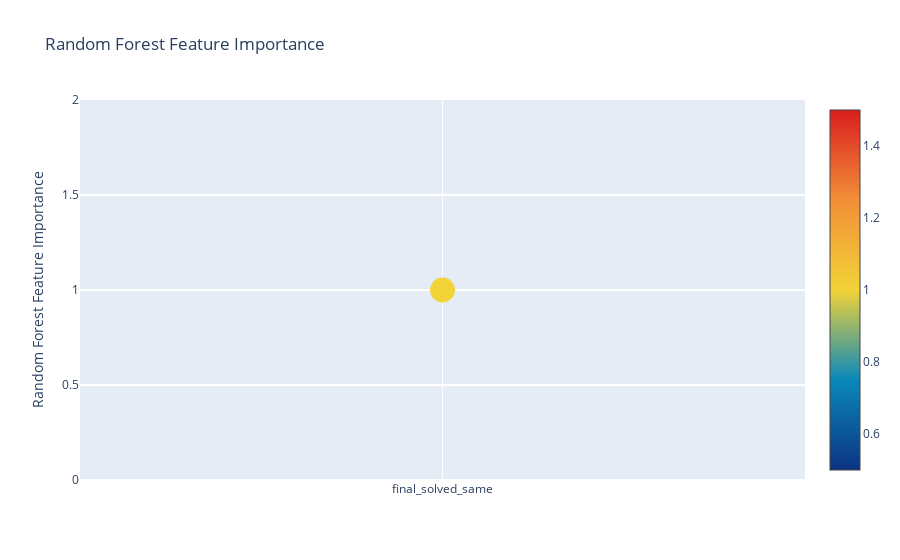
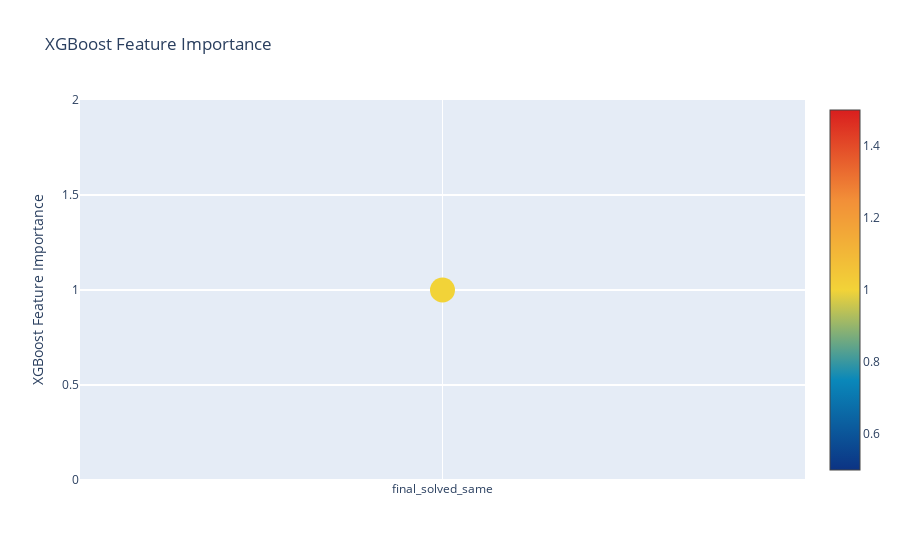
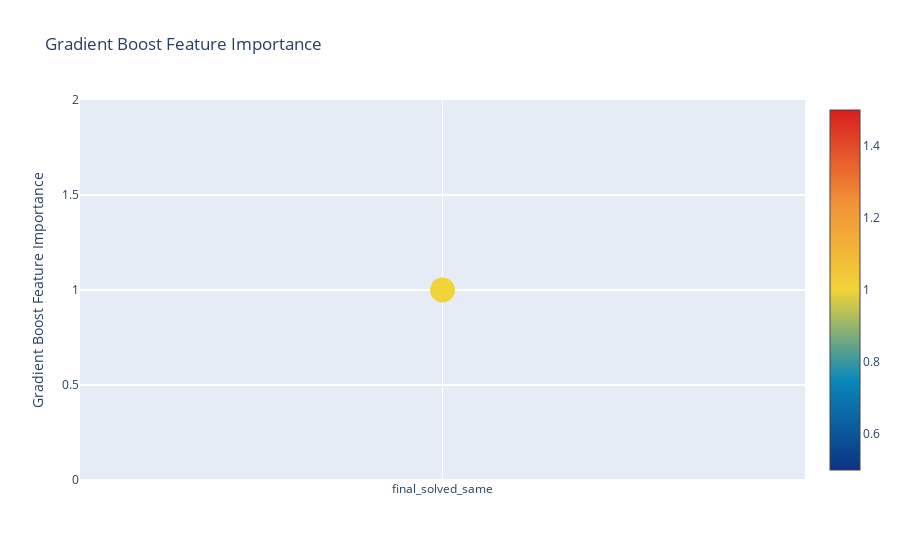

The code cell stored with these charts, in order, in its notebook:
### Code cell
show_feature_importance(random_forest, "Random Forest")
show_feature_importance(xgboost, "XGBoost")
show_feature_importance(gradient_boost, "Gradient Boost")

### Figure 1 — Plotly figure (JSON) as saved in the notebook; plotly's stock layout.template omitted (floating-point values rounded to 4 significant figures)
{"data": [{"marker": {"color": [1], "colorscale": [[0, "rgb(12,51,131)"], [0.25, "rgb(10,136,186)"], [0.5, "rgb(242,211,56)"], [0.75, "rgb(242,143,56)"], [1, "rgb(217,30,30)"]], "showscale": true, "size": 25, "sizemode": "diameter", "sizeref": 1}, "mode": "markers", "text": ["final_solved_same"], "type": "scatter", "x": ["final_solved_same"], "y": [1]}], "layout": {"autosize": true, "hovermode": "closest", "showlegend": false, "title": {"text": "Random Forest Feature Importance"}, "yaxis": {"gridwidth": 2, "ticklen": 5, "title": {"text": "Random Forest Feature Importance"}}}}

### Figure 2 — Plotly figure (JSON) as saved in the notebook; plotly's stock layout.template omitted (floating-point values rounded to 4 significant figures)
{"data": [{"marker": {"color": [1], "colorscale": [[0, "rgb(12,51,131)"], [0.25, "rgb(10,136,186)"], [0.5, "rgb(242,211,56)"], [0.75, "rgb(242,143,56)"], [1, "rgb(217,30,30)"]], "showscale": true, "size": 25, "sizemode": "diameter", "sizeref": 1}, "mode": "markers", "text": ["final_solved_same"], "type": "scatter", "x": ["final_solved_same"], "y": [1]}], "layout": {"autosize": true, "hovermode": "closest", "showlegend": false, "title": {"text": "XGBoost Feature Importance"}, "yaxis": {"gridwidth": 2, "ticklen": 5, "title": {"text": "XGBoost Feature Importance"}}}}

### Figure 3 — Plotly figure (JSON) as saved in the notebook; plotly's stock layout.template omitted (floating-point values rounded to 4 significant figures)
{"data": [{"marker": {"color": [1], "colorscale": [[0, "rgb(12,51,131)"], [0.25, "rgb(10,136,186)"], [0.5, "rgb(242,211,56)"], [0.75, "rgb(242,143,56)"], [1, "rgb(217,30,30)"]], "showscale": true, "size": 25, "sizemode": "diameter", "sizeref": 1}, "mode": "markers", "text": ["final_solved_same"], "type": "scatter", "x": ["final_solved_same"], "y": [1]}], "layout": {"autosize": true, "hovermode": "closest", "showlegend": false, "title": {"text": "Gradient Boost Feature Importance"}, "yaxis": {"gridwidth": 2, "ticklen": 5, "title": {"text": "Gradient Boost Feature Importance"}}}}
